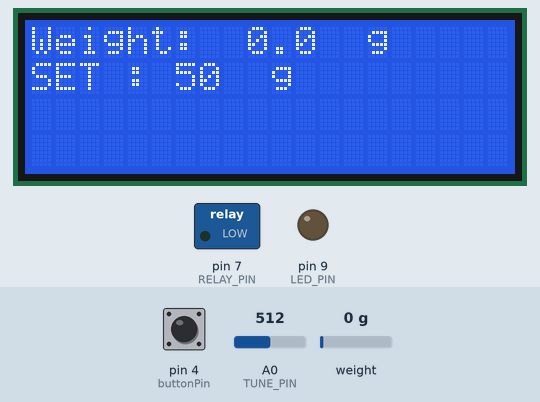
This sketch was run on a simulated Arduino Uno, built with avr-gcc and run on an emulated ATmega328P. Parts: 20×4 character LCD, switched loads named in the sketch (green lamp = pin HIGH), output pins drawn as LEDs (lit = HIGH). The inputs (shaded band) are chosen by the test bench; at power-on: weight on the scale 0 g, A0 (TUNE_PIN) = 512, pin 4 (buttonPin) HIGH. What the sketch prints to the serial monitor is not drawn.

Above: at 3.7 s.
3.8 s: weight on the scale set to 1250 g
At 5.4 s:
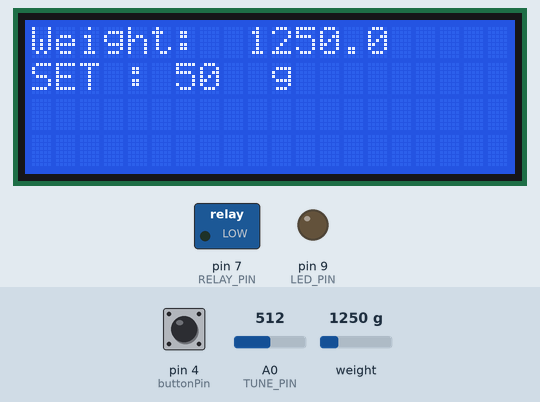
5.8 s: A0 (TUNE_PIN) set to 716
At 9.2 s:
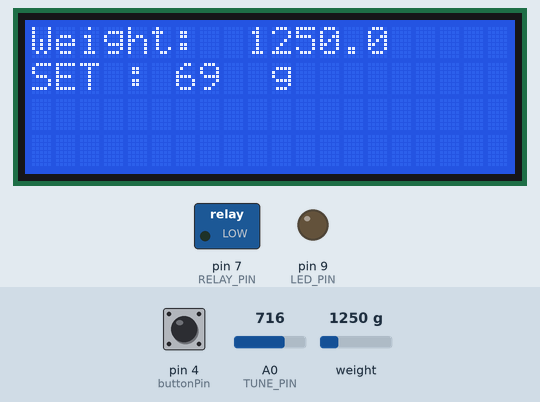
9.5 s: A0 (TUNE_PIN) set to 900
At 12.9 s:
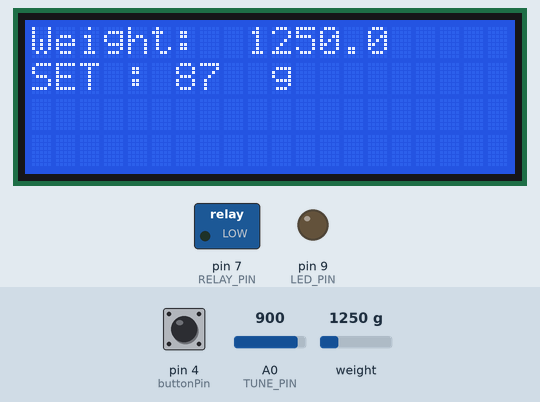
13.2 s: weight on the scale set to 100 g
At 14.8 s:
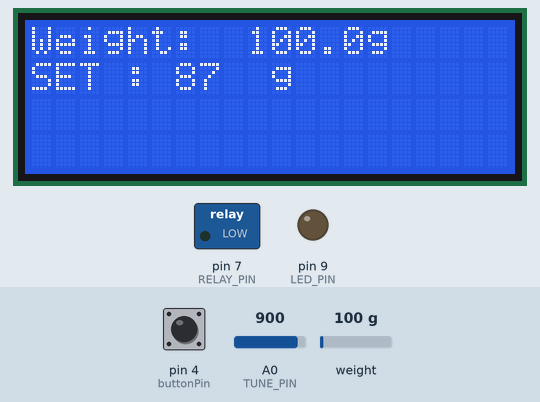
15.6 s: A0 (TUNE_PIN) set to 1023
At 17.7 s:
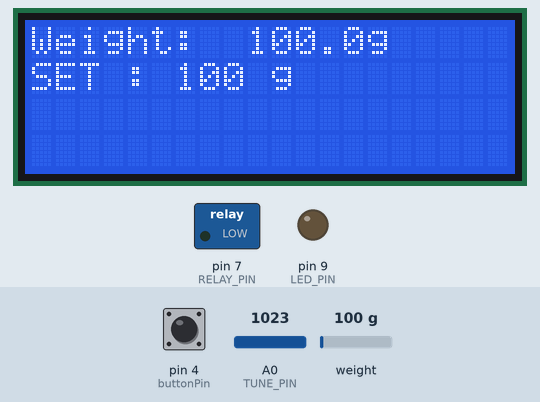
18.1 s: weight on the scale set to 2500 g
At 19.5 s:
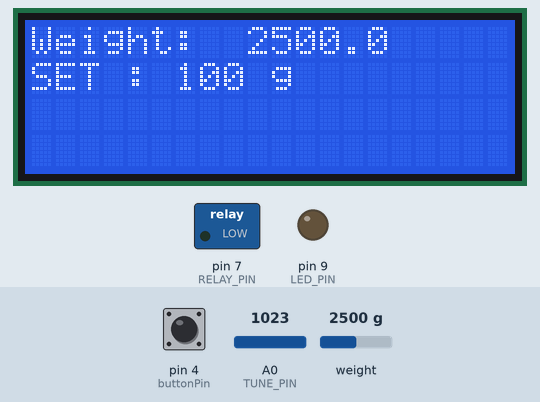
Timing chart, 0 to 21.1 s (numbered marks = the images above; inputs shaded):
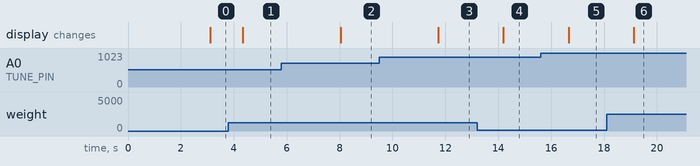

The sketch:

dispensing_controller_0.1.ino
```cpp
#include <Wire.h>
#include "HX711.h"
#include <LiquidCrystal_I2C.h>

LiquidCrystal_I2C lcd(0x27,20,4);  // set the LCD address to 0x27 for a 16 chars and 2 line display

// 接線
const int LED_PIN = 9;
const int RELAY_PIN = 7; // 灌膠機訊號
const int buttonPin = 4; //啟動重量比對和灌膠relay
const int DT_PIN = 6;
const int SCK_PIN = 5;
const int TUNE_PIN = A0;
const int scale_factor = 1963; //比例參數，從校正程式中取得
boolean shoot = false;
int buttonState = 0;

HX711 scale;

void setup() {
  pinMode(LED_PIN,OUTPUT);
  pinMode(TUNE_PIN, INPUT);
  pinMode(buttonPin,INPUT_PULLUP); //enable 內部的上拉電阻
  pinMode(RELAY_PIN,OUTPUT);
  Serial.begin(9600);
  lcd.init();
  lcd.backlight();
  lcd.clear();
  lcd.setCursor(0, 0);
  lcd.print("Calibration...");

  scale.begin(DT_PIN, SCK_PIN);
  Serial.println("Initializing the scale");
  Serial.println("Before setting up the scale:");
  Serial.println(scale.get_units(5), 0);  //未設定比例參數前的數值
  scale.set_scale(scale_factor);       // 設定比例參數
  scale.tare();               // 歸零
  Serial.println("After setting up the scale:");
  Serial.println(scale.get_units(5), 0);  //設定比例參數後的數值
  Serial.println("Readings:");  //在這個訊息之前都不要放東西在電子稱上

  digitalWrite(RELAY_PIN, LOW);
  digitalWrite(LED_PIN, LOW);
}

void loop() {
  buttonState = digitalRead(buttonPin);
  Serial.println(buttonState);
  int TuneValue = analogRead(TUNE_PIN);
  float weight = scale.get_units(10);
  //避免出現負數
  if(weight<=0){
    weight = 0;
  }
  int SetValue = map(TuneValue,0,1023,0,100);
  // Serial.println(scale.get_units(10), 1);
  lcd.clear();
  lcd.setCursor(0, 0);  //設定游標位置 (字,行)
  lcd.print("Weight: ");
  lcd.setCursor(14, 0);
  lcd.print("g");
  lcd.setCursor(0, 1);  //設定游標位置 (字,行)
  lcd.print("SET : ");
  lcd.setCursor(10, 1);  //設定游標位置 (字,行)
  lcd.print("g");

  Serial.print("TuneValue / SetValue = ");
  Serial.print(TuneValue);
  Serial.print(" / ");
  Serial.println(SetValue);
  lcd.setCursor(9, 0);
  lcd.print(weight,1);
  lcd.setCursor(6, 1);
  lcd.print(SetValue);
  if ((buttonState == LOW) && (SetValue > weight)) {
    digitalWrite(RELAY_PIN, HIGH);
    digitalWrite(LED_PIN, HIGH);
  }
  if (SetValue <= weight) {
    digitalWrite(RELAY_PIN, LOW);
    digitalWrite(LED_PIN, LOW);
  }

  //scale.power_down();             // 進入睡眠模式
  delay(200);
  //scale.power_up();               // 結束睡眠模式
}
```

Measured:
- after the input at 3.8 s, the display: changes after 0.54 s (image 1)
- after the input at 5.8 s, the display: changes after 2.2 s (image 2)
- after the input at 9.5 s, the display: changes after 2.2 s (image 3)
- after the input at 13.2 s, the display: changes after 1.0 s (image 4)
- after the input at 15.6 s, the display: changes after 1.1 s (image 5)
- after the input at 18.1 s, the display: changes after 1.0 s (image 6)
